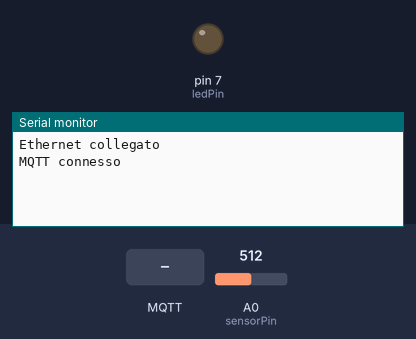
A sketch run on a simulated Arduino Uno, built with avr-gcc and run on an emulated ATmega328P. On the bench: output pins drawn as LEDs (lit = HIGH), the last lines printed to the serial monitor. Inputs (shaded band) come from the test bench; at power-on: A0 (sensorPin) = 512. WiFi joins after 1.5 s; servers stay silent unless stated; no MQTT or app messages arrive unless stated.

Above: at 2.7 s.
2.8 s: MQTT message "1" arrives on the first subscribed topic
At 4.0 s:
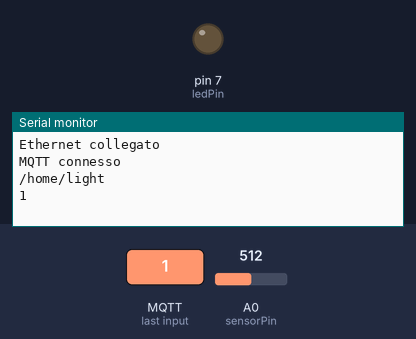
4.3 s: MQTT message "on" arrives on the first subscribed topic
At 5.2 s:
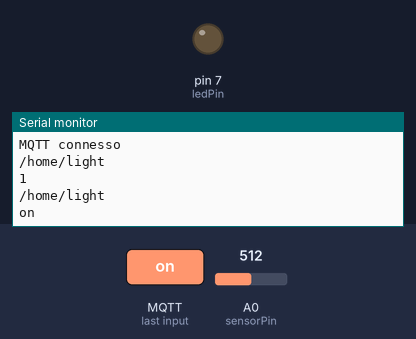
5.8 s: MQTT message "off" arrives on the first subscribed topic
At 6.4 s:
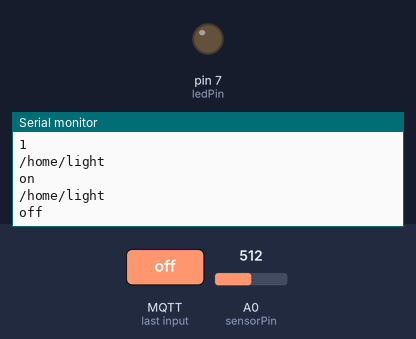

The sketch:

Arduino_Gateway.ino
```cpp
#include <SPI.h>
#include <Ethernet.h>
#include <PubSubClient.h>
#include <ArduinoJson.h>

byte mac[]    = {  0x90, 0xA2, 0xDA, 0x0D, 0x1E, 0x97 };

char servername[]="ec2-52-33-1-162.us-west-2.compute.amazonaws.com";

int lastTemperature;
unsigned long lastTime;
int sensorPin = 0;
int ledPin = 7;

void callback(char* topic, byte* payload, unsigned int length) {

  Serial.println(topic);

  String msg = toString(payload, length);
  Serial.println(msg);

  StaticJsonBuffer<200> jsonBuffer;
  JsonObject& root = jsonBuffer.parseObject(msg);

  if (root.containsKey("on")) {
    Serial.println("on recevied");
    digitalWrite(ledPin, HIGH);
  } else if (root.containsKey("off")) {
    Serial.println("off recevied");
    digitalWrite(ledPin, LOW);
  }
}

String toString(byte* payload, unsigned int length) {
  int i = 0;
  char buff[length + 1];
  for (i = 0; i < length; i++) {
    buff[i] = payload[i];
  }
  buff[i] = '\0';
  String msg = String(buff);
  return msg;
}

EthernetClient ethClient;
PubSubClient client(servername, 1883, callback, ethClient);

void setup()
{
  Serial.begin(9600);

  pinMode(ledPin, OUTPUT);

  if (Ethernet.begin(mac) != 0)
    {
       Serial.println("Ethernet collegato");
       if (client.connect("ArduinoGateway")) {

          Serial.println("MQTT connesso");
          lastTemperature=0;
          lastTime=0;
          client.subscribe("/home/light");
       }
    } else {
      Serial.println("Ethernet non collegato");
    }
}

void loop()
{
  int reading = analogRead(sensorPin);
  int temperature = reading * 0.48875;
  if (temperature != lastTemperature) {
    if(millis()>(lastTime+3000)) {

      StaticJsonBuffer<200> jsonBuffer;
      JsonObject& root = jsonBuffer.createObject();
      root["temperature"] = temperature;

      char buffer[256];
      root.printTo(buffer, sizeof(buffer));

      client.publish("/home/sensor/temperature",buffer);

      lastTemperature = temperature;
      lastTime = millis();
    }
  }
  client.loop();
}
```

Measured:
- after the input at 2.8 s, the serial monitor: prints a new line at once (image 1)
- after the input at 4.3 s, the serial monitor: prints a new line at once (image 2)
- after the input at 5.8 s, the serial monitor: prints a new line at once (image 3)
